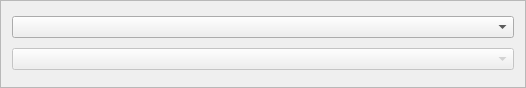
<?xml version="1.0" encoding="UTF-8"?>
<ui version="4.0">
 <class>wdgSessions</class>
 <widget class="QFrame" name="wdgSessions">
  <property name="geometry">
   <rect>
    <x>0</x>
    <y>0</y>
    <width>526</width>
    <height>88</height>
   </rect>
  </property>
  <property name="windowTitle">
   <string>Frame</string>
  </property>
  <property name="frameShape">
   <enum>QFrame::StyledPanel</enum>
  </property>
  <property name="frameShadow">
   <enum>QFrame::Sunken</enum>
  </property>
  <layout class="QGridLayout" name="gridLayout">
   <item row="1" column="1">
    <widget class="QComboBox" name="cmbSession">
     <property name="enabled">
      <bool>false</bool>
     </property>
    </widget>
   </item>
   <item row="0" column="1">
    <widget class="QComboBox" name="combo_location"/>
   </item>
  </layout>
 </widget>
 <resources/>
 <connections/>
</ui>
